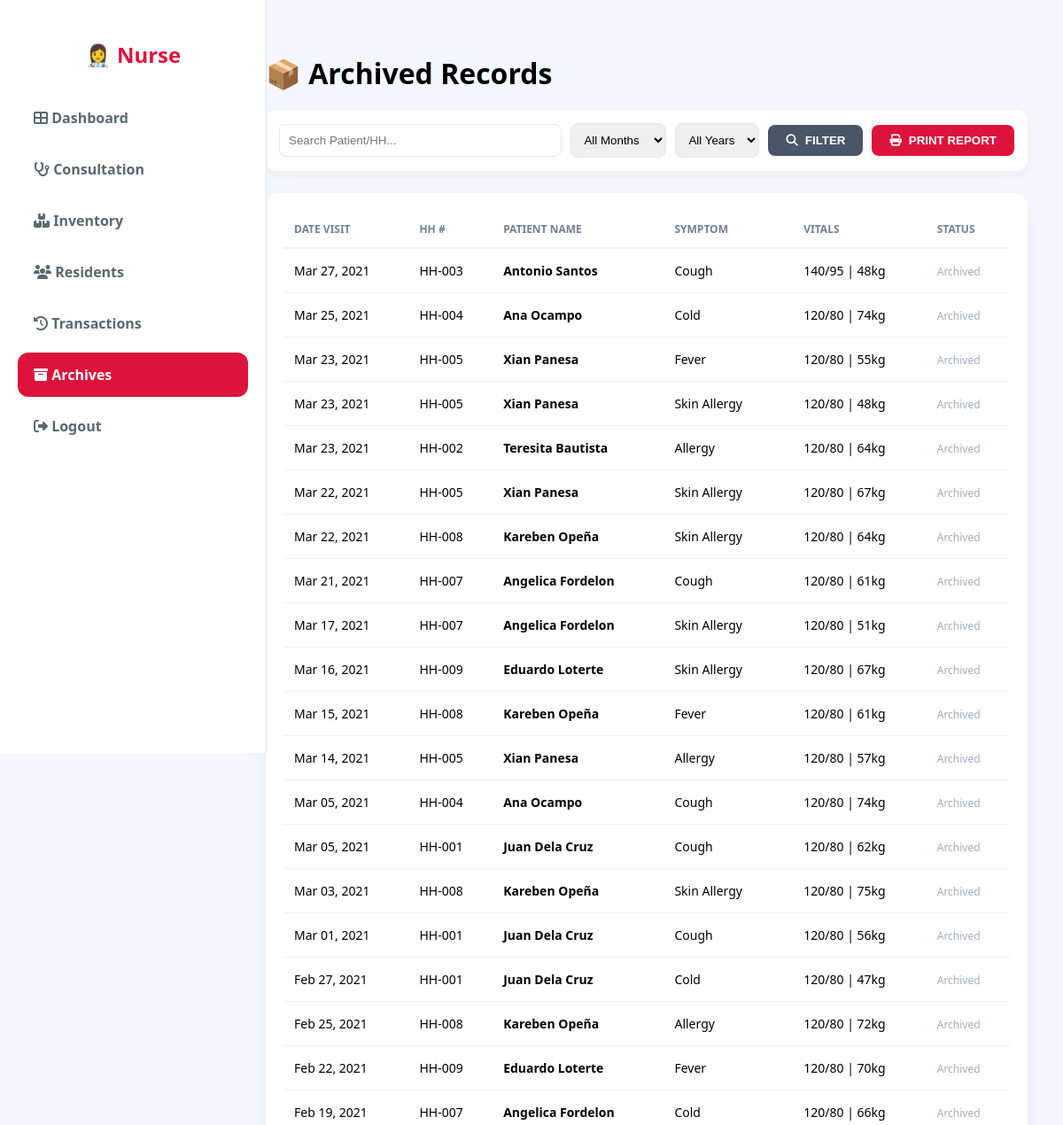
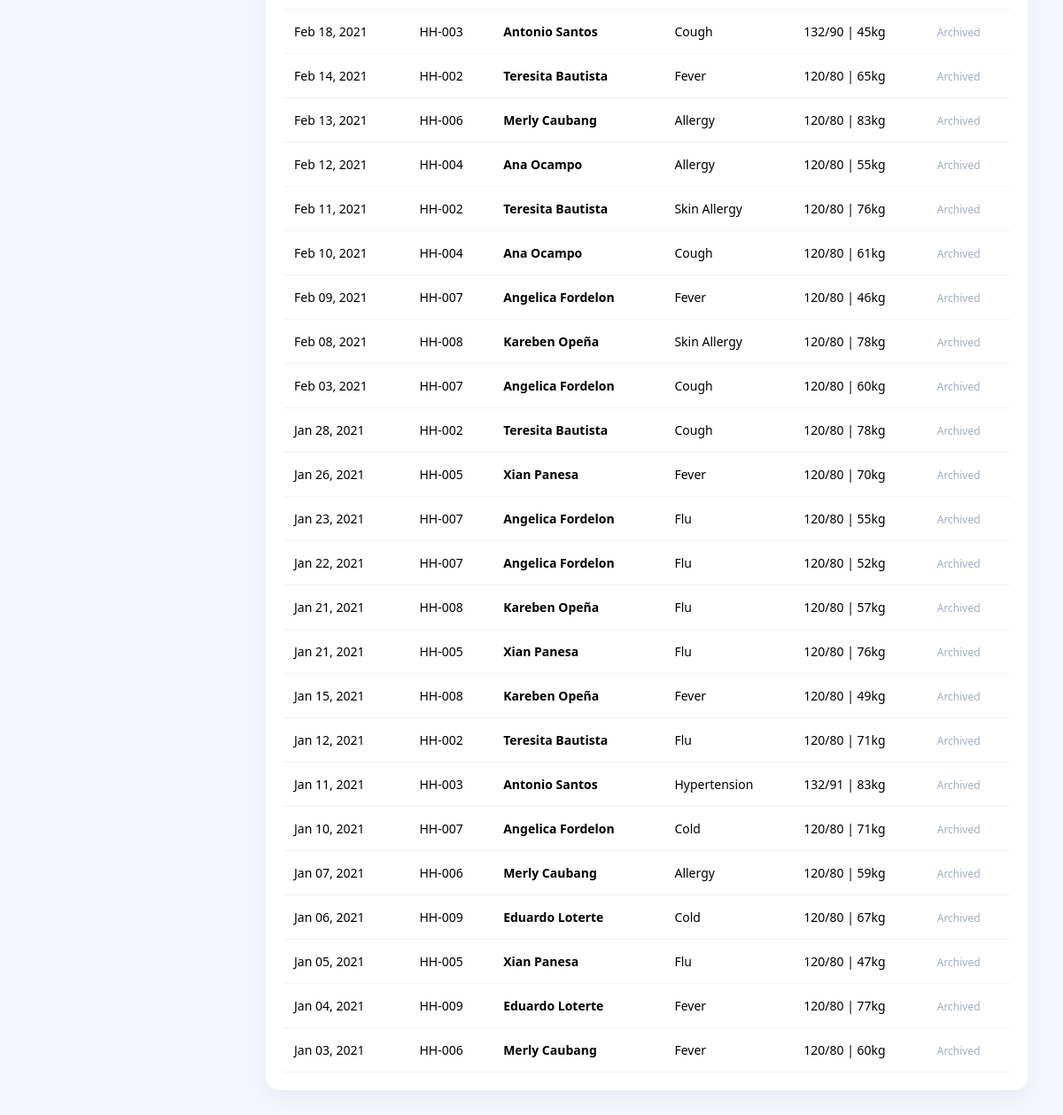
/archive_history.php (signed in), run on the app's committed database (2 pictures, top to bottom).
### tables this page shows
CREATE TABLE `consultations_archive` (
  `id` int(11) NOT NULL,
  `resident_id` int(11) NOT NULL,
  `patient_type` enum('Head','Member') DEFAULT NULL,
  `original_patient_id` int(11) DEFAULT NULL,
  `patient_name` varchar(255) DEFAULT NULL,
  `household_no` varchar(50) DEFAULT NULL,
  `medicine_id` int(11) DEFAULT NULL,
  `symptoms` varchar(255) DEFAULT NULL,
  `quantity_given` int(11) NOT NULL,
  `date_visit` datetime DEFAULT current_timestamp(),
  `nurse_notes` text DEFAULT NULL,
  `action_taken` varchar(100) DEFAULT NULL,
  `age` varchar(10) DEFAULT NULL,
  `height` varchar(10) DEFAULT NULL,
  `weight` varchar(10) DEFAULT NULL,
  `bp` varchar(20) DEFAULT NULL,
  `edit_remarks` text DEFAULT NULL,
  `created_at` timestamp NOT NULL DEFAULT current_timestamp()
);

### archive_history.php (the view, shortened to what this page needs)
<?php
$conn = new mysqli("localhost", "root", "", "bhw_system");
$search = isset($_GET['search']) ? $conn->real_escape_string($_GET['search']) : '';
$query = "SELECT * FROM consultations_archive WHERE 1=1";
$query .= " ORDER BY date_visit DESC";
$archived_recs = $conn->query($query);
$total_rows = $archived_recs->num_rows;
?>
<!DOCTYPE html>
<html lang="en">
<head>
    <link rel="stylesheet" href="https://cdnjs.cloudflare.com/ajax/libs/font-awesome/6.4.0/css/all.min.css">
</head>
<body>
<div class="sidebar no-print">
    <h2>👩‍⚕️ Nurse</h2>
    <a href="nurse_dashboard.php"><i class="fas fa-th-large"></i> Dashboard</a>
    <a href="consultation.php"><i class="fas fa-stethoscope"></i> Consultation</a>
    <a href="nurse_inventory.php"><i class="fas fa-boxes-stacked"></i> Inventory</a>
    <a href="nurse_residents.php"><i class="fas fa-users"></i> Residents</a>
    <a href="transactions.php"><i class="fas fa-history"></i> Transactions</a>
    <a href="archive_history.php" class="active"><i class="fas fa-archive"></i> Archives</a>
    <a href="login.php"><i class="fas fa-sign-out-alt"></i> Logout</a>
</div>
<div class="main-content">
    <h1 style="margin-bottom: 20px;" class="no-print">📦 Archived Records</h1>
    <form method="GET" class="filter-bar no-print">
        <input type="text" name="search" placeholder="Search Patient/HH..." value="<?= htmlspecialchars($search) ?>" style="flex: 1;">
        <select name="month">
            <option value="">All Months</option>
        </select>
        <select name="year">
            <option value="">All Years</option>
        </select>
        <button type="submit" class="btn-print" style="background: #4a5568;"><i class="fas fa-search"></i> FILTER</button>
        <button type="button" onclick="window.print()" class="btn-print"><i class="fas fa-print"></i> PRINT REPORT</button>
    </form>
    <div class="table-card">
        <table>
            <thead>
                <tr>
                    <th>Date Visit</th>
                    <th>HH #</th>
                    <th>Patient Name</th>
                    <th>Symptom</th>
                    <th>Vitals</th>
                    <th class="no-print">Status</th>
                </tr>
            </thead>
            <tbody>
                <?php if($total_rows > 0): ?>
                    <?php while($r = $archived_recs->fetch_assoc()): ?>
                    <tr>
                        <td><?= date('M d, Y', strtotime($r['date_visit'])) ?></td>
                        <td><?= $r['household_no'] ?></td>
                        <td><strong><?= htmlspecialchars($r['patient_name']) ?></strong></td>
                        <td><?= htmlspecialchars($r['symptoms']) ?></td>
                        <td><?= $r['bp'] ?> | <?= $r['weight'] ?>kg</td>
                        <td class="no-print"><span style="color: #a0aec0; font-size: 12px;">Archived</span></td>
                    </tr>
                    <?php endwhile; ?>
                <?php else: ?>
                    <tr><td colspan="6" style="text-align:center; padding:30px;">Walang nahanap na record.</td></tr>
                <?php endif; ?>
            </tbody>
        </table>
    </div>
</div>
</body>
</html>

### archive_history.php (style rules this page uses)
:root { --primary: #DC143C; --bg: #f4f7fe; }
body { font-family: 'Segoe UI', sans-serif; background: var(--bg); margin: 0; display: flex; }
.sidebar { width: 260px; background: #fff; height: 100vh; position: fixed; padding: 25px 20px; border-right: 1px solid #e0e0e0; transition: all 0.3s; }
.sidebar h2 { color: var(--primary); text-align: center; margin-bottom: 30px; font-weight: 800; }
.sidebar a { display: block; padding: 14px 18px; color: #596870; text-decoration: none; border-radius: 12px; margin-bottom: 8px; font-weight: 600; }
.sidebar a.active { background: var(--primary); color: white; }
.main-content { margin-left: 260px; padding: 40px; width: calc(100% - 260px); }
.filter-bar { display: flex; gap: 10px; background: white; padding: 15px; border-radius: 12px; box-shadow: 0 4px 12px rgba(0,0,0,0.05); margin-bottom: 25px; align-items: center; }
.filter-bar input, .filter-bar select { padding: 10px; border: 1px solid #e2e8f0; border-radius: 8px; outline: none; }
.btn-print { background: #DC143C; color: white; border: none; padding: 10px 20px; border-radius: 8px; cursor: pointer; font-weight: 600; display: flex; align-items: center; gap: 8px; }
.table-card { background: white; border-radius: 15px; padding: 20px; box-shadow: 0 10px 30px rgba(0,0,0,0.05); }
table { width: 100%; border-collapse: collapse; }
th { text-align: left; padding: 12px; border-bottom: 2px solid #f0f2f5; color: #718096; font-size: 12px; text-transform: uppercase; }
td { padding: 15px 12px; border-bottom: 1px solid #f0f2f5; font-size: 14px; }

### data on the page
consultations_archive: date_visit "Mar 27, 2021", household_no "HH-003", patient_name "Antonio Santos", symptoms "Cough", bp "140/95", weight "48"
consultations_archive: date_visit "Mar 25, 2021", household_no "HH-004", patient_name "Ana Ocampo", symptoms "Cold", bp "120/80", weight "74"
consultations_archive: date_visit "Mar 23, 2021", household_no "HH-005", patient_name "Xian Panesa", symptoms "Fever", bp "120/80", weight "55"
consultations_archive: date_visit "Mar 23, 2021", household_no "HH-005", patient_name "Xian Panesa", symptoms "Skin Allergy", bp "120/80", weight "48"
consultations_archive: date_visit "Mar 23, 2021", household_no "HH-002", patient_name "Teresita Bautista", symptoms "Allergy", bp "120/80", weight "64"
consultations_archive: date_visit "Mar 22, 2021", household_no "HH-005", patient_name "Xian Panesa", symptoms "Skin Allergy", bp "120/80", weight "67"
consultations_archive: date_visit "Mar 22, 2021", household_no "HH-008", patient_name "Kareben Opeña", symptoms "Skin Allergy", bp "120/80", weight "64"
consultations_archive: date_visit "Mar 21, 2021", household_no "HH-007", patient_name "Angelica Fordelon", symptoms "Cough", bp "120/80", weight "61"
consultations_archive: date_visit "Mar 17, 2021", household_no "HH-007", patient_name "Angelica Fordelon", symptoms "Skin Allergy", bp "120/80", weight "51"
consultations_archive: date_visit "Mar 16, 2021", household_no "HH-009", patient_name "Eduardo Loterte", symptoms "Skin Allergy", bp "120/80", weight "67"
consultations_archive: date_visit "Mar 15, 2021", household_no "HH-008", patient_name "Kareben Opeña", symptoms "Fever", bp "120/80", weight "61"
consultations_archive: date_visit "Mar 14, 2021", household_no "HH-005", patient_name "Xian Panesa", symptoms "Allergy", bp "120/80", weight "57"
consultations_archive: date_visit "Mar 05, 2021", household_no "HH-004", patient_name "Ana Ocampo", symptoms "Cough", bp "120/80", weight "74"
consultations_archive: date_visit "Mar 05, 2021", household_no "HH-001", patient_name "Juan Dela Cruz", symptoms "Cough", bp "120/80", weight "62"
consultations_archive: date_visit "Mar 03, 2021", household_no "HH-008", patient_name "Kareben Opeña", symptoms "Skin Allergy", bp "120/80", weight "75"
consultations_archive: date_visit "Mar 01, 2021", household_no "HH-001", patient_name "Juan Dela Cruz", symptoms "Cough", bp "120/80", weight "56"
consultations_archive: date_visit "Feb 27, 2021", household_no "HH-001", patient_name "Juan Dela Cruz", symptoms "Cold", bp "120/80", weight "47"
consultations_archive: date_visit "Feb 25, 2021", household_no "HH-008", patient_name "Kareben Opeña", symptoms "Allergy", bp "120/80", weight "72"
consultations_archive: date_visit "Feb 22, 2021", household_no "HH-009", patient_name "Eduardo Loterte", symptoms "Fever", bp "120/80", weight "70"
consultations_archive: date_visit "Feb 19, 2021", household_no "HH-007", patient_name "Angelica Fordelon", symptoms "Cold", bp "120/80", weight "66"
consultations_archive: date_visit "Feb 18, 2021", household_no "HH-003", patient_name "Antonio Santos", symptoms "Cough", bp "132/90", weight "45"
consultations_archive: date_visit "Feb 14, 2021", household_no "HH-002", patient_name "Teresita Bautista", symptoms "Fever", bp "120/80", weight "65"
consultations_archive: date_visit "Feb 13, 2021", household_no "HH-006", patient_name "Merly Caubang", symptoms "Allergy", bp "120/80", weight "83"
consultations_archive: date_visit "Feb 12, 2021", household_no "HH-004", patient_name "Ana Ocampo", symptoms "Allergy", bp "120/80", weight "55"
consultations_archive: date_visit "Feb 11, 2021", household_no "HH-002", patient_name "Teresita Bautista", symptoms "Skin Allergy", bp "120/80", weight "76"
consultations_archive: date_visit "Feb 10, 2021", household_no "HH-004", patient_name "Ana Ocampo", symptoms "Cough", bp "120/80", weight "61"
consultations_archive: date_visit "Feb 09, 2021", household_no "HH-007", patient_name "Angelica Fordelon", symptoms "Fever", bp "120/80", weight "46"
consultations_archive: date_visit "Feb 08, 2021", household_no "HH-008", patient_name "Kareben Opeña", symptoms "Skin Allergy", bp "120/80", weight "78"
consultations_archive: date_visit "Feb 03, 2021", household_no "HH-007", patient_name "Angelica Fordelon", symptoms "Cough", bp "120/80", weight "60"
consultations_archive: date_visit "Jan 28, 2021", household_no "HH-002", patient_name "Teresita Bautista", symptoms "Cough", bp "120/80", weight "78"
consultations_archive: date_visit "Jan 26, 2021", household_no "HH-005", patient_name "Xian Panesa", symptoms "Fever", bp "120/80", weight "70"
consultations_archive: date_visit "Jan 23, 2021", household_no "HH-007", patient_name "Angelica Fordelon", symptoms "Flu", bp "120/80", weight "55"
consultations_archive: date_visit "Jan 22, 2021", household_no "HH-007", patient_name "Angelica Fordelon", symptoms "Flu", bp "120/80", weight "52"
consultations_archive: date_visit "Jan 21, 2021", household_no "HH-008", patient_name "Kareben Opeña", symptoms "Flu", bp "120/80", weight "57"
consultations_archive: date_visit "Jan 21, 2021", household_no "HH-005", patient_name "Xian Panesa", symptoms "Flu", bp "120/80", weight "76"
consultations_archive: date_visit "Jan 15, 2021", household_no "HH-008", patient_name "Kareben Opeña", symptoms "Fever", bp "120/80", weight "49"
consultations_archive: date_visit "Jan 12, 2021", household_no "HH-002", patient_name "Teresita Bautista", symptoms "Flu", bp "120/80", weight "71"
consultations_archive: date_visit "Jan 11, 2021", household_no "HH-003", patient_name "Antonio Santos", symptoms "Hypertension", bp "132/91", weight "83"
consultations_archive: date_visit "Jan 10, 2021", household_no "HH-007", patient_name "Angelica Fordelon", symptoms "Cold", bp "120/80", weight "71"
consultations_archive: date_visit "Jan 07, 2021", household_no "HH-006", patient_name "Merly Caubang", symptoms "Allergy", bp "120/80", weight "59"
consultations_archive: date_visit "Jan 06, 2021", household_no "HH-009", patient_name "Eduardo Loterte", symptoms "Cold", bp "120/80", weight "67"
consultations_archive: date_visit "Jan 05, 2021", household_no "HH-005", patient_name "Xian Panesa", symptoms "Flu", bp "120/80", weight "47"
consultations_archive: date_visit "Jan 04, 2021", household_no "HH-009", patient_name "Eduardo Loterte", symptoms "Fever", bp "120/80", weight "77"
consultations_archive: date_visit "Jan 03, 2021", household_no "HH-006", patient_name "Merly Caubang", symptoms "Fever", bp "120/80", weight "60"
